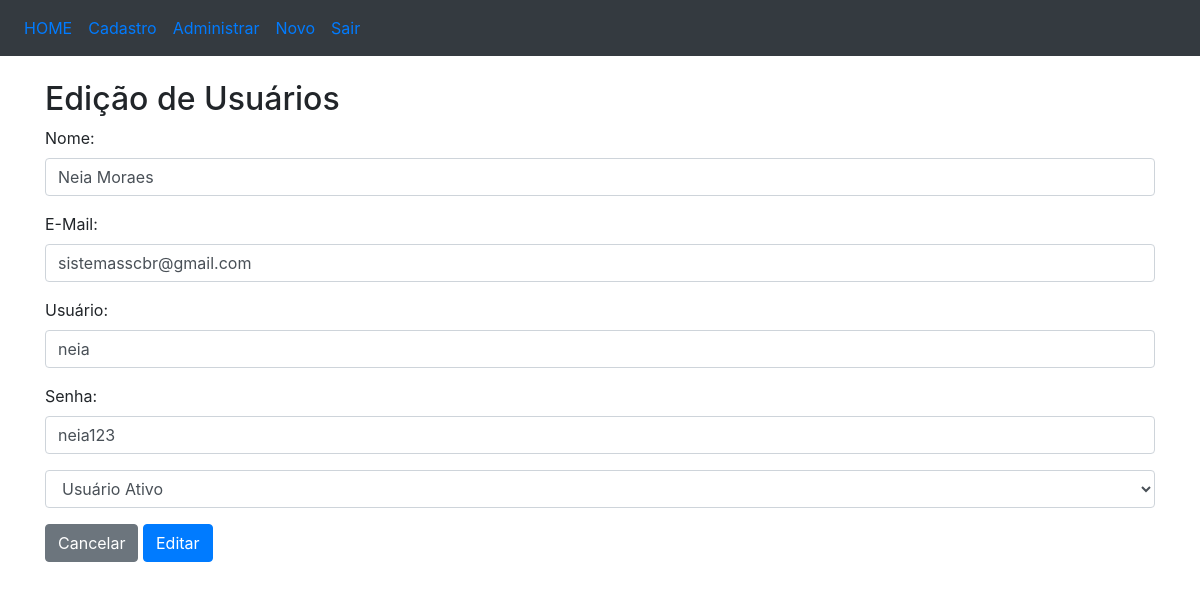
The page /usuarios/edicao/6/ on the database its author committed.
### usuarios/models.py (models this page shows, shortened)
class Usuario(models.Model):
	code = models.CharField(max_length=15)
	active = models.IntegerField()
	name = models.CharField(max_length=100)
	email = models.CharField(max_length=100)
	user = models.CharField(max_length=50)
	password = models.CharField(max_length=10)

### usuarios/views.py (the view)
# urls.py: path('edicao/<int:id>/', edicao),
def edicao(request, id):
	titulo = 'Edição de Usuários'
	usuario = Usuario.objects.get(id=id)
	global ok
	return render(request, 'edicaoUsuarios.html', {'titulo': titulo, 'usuarios': usuario, 'ok': ok})

### usuarios/templates/edicaoUsuarios.html (shortened to what this page needs)
<!DOCTYPE html>
<html>
<head>
	<link rel="stylesheet" href="https://maxcdn.bootstrapcdn.com/bootstrap/4.3.1/css/bootstrap.min.css">
</head>
<body>
	<nav class="navbar navbar-expand-sm bg-dark">
		<ul class="navbar-nav">
			<li class="nav-item">
				<a class="nav-link" href="/home">HOME</a>
			</li>
			<li class="nav-item">
				<a class="nav-link" href="/usuarios">Cadastro</a>
			</li>
			<li class="nav-item">
				<a class="nav-link" href="/admin">Administrar</a>
			</li>
			<li class="nav-item">
				<a class="nav-link" href="/usuarios/novo">Novo</a>
			</li>
			<li class="nav-item">
				<a class="nav-link" href="/usuarios/login">Sair</a>
			</li>
		</ul>
	</nav>
	<br>
	<div class="container">
		<h2>{{titulo}}</h2>
		<form action="/usuarios/salvarEdicao/" method="POST" name="frmUsuariosEdicao">{% csrf_token %}
			<div class="form-group">
				<label for="name">Nome:</label>
				<input type="text" class="form-control"
				name="name" id="name" value="{{usuarios.name}}">
			</div>
			<div class="form-group">
				<label for="email">E-Mail:</label>
				<input type="email" class="form-control"
				name="email" id="email" value="{{usuarios.email}}">
			</div>
			<div class="form-group">
				<label for="user">Usuário:</label>
				<input type="text" class="form-control"
				name="user" id="user" value="{{usuarios.user}}">
			</div>
			<div class="form-group">
				<label for="password">Senha:</label>
				<input type="text" class="form-control"
				name="password" id="password" value="{{usuarios.password}}">
			</div>
			<div class="form-group">
				<select class="form-control" name="active" id="active">
					<option value="1">Usuário Ativo</option>
				</select>
			</div>
			<a href="/usuarios" class="btn btn-secondary" role="button">
				Cancelar
			</a>
			<button type="submit" class="btn btn-primary">Editar</button>
		</form>
	</div>
</body>
</html>

### rows shown on the page
Usuario: name "Neia Moraes", email "sistemasscbr@gmail.com", user "neia", password "neia123"

### other values the page prints
{{ titulo }} "Edição de Usuários"
